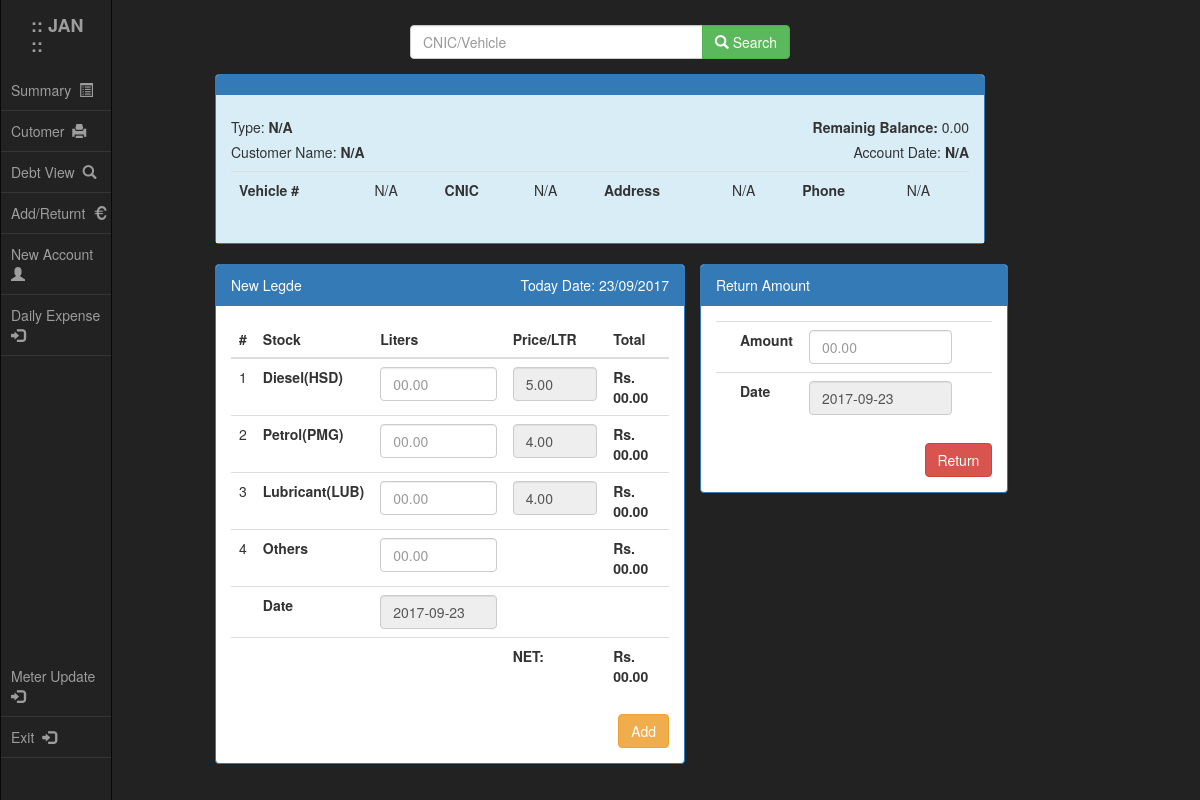
Before: /return.php (signed in) with the older database file.
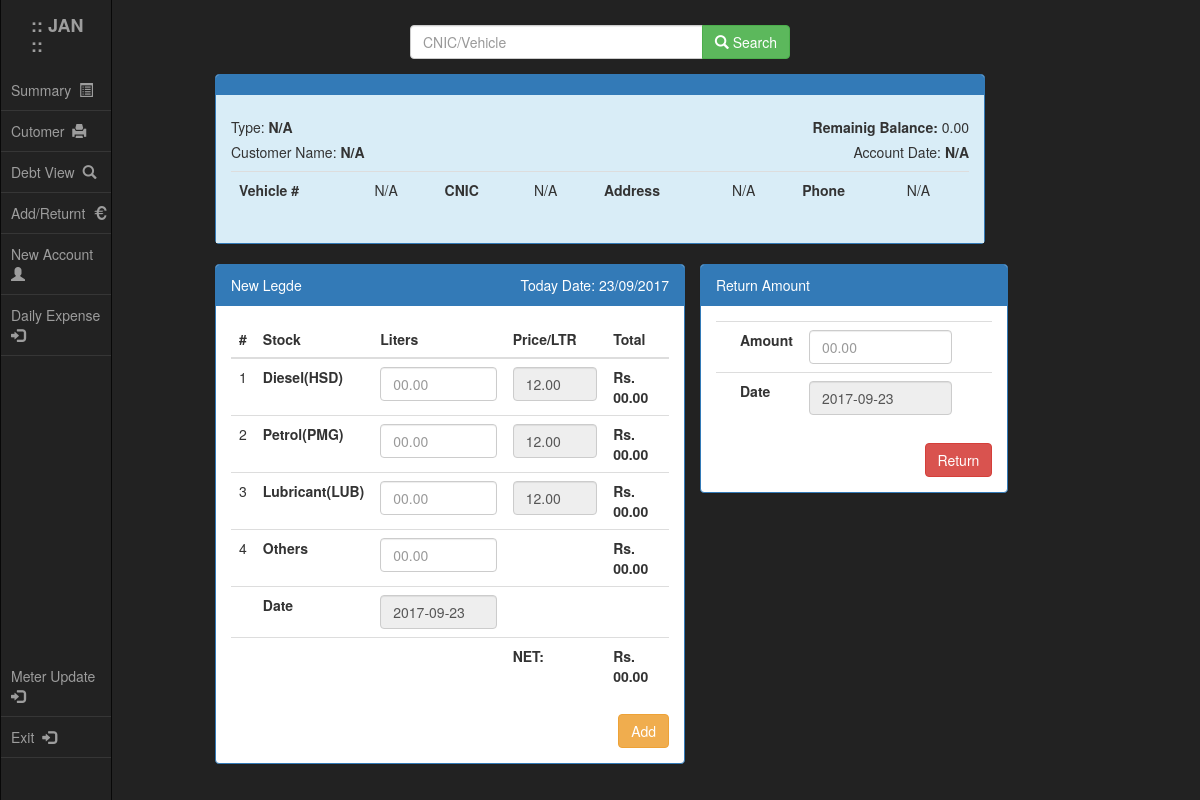
After: the same page with the newer database file.
### tables this page shows
CREATE TABLE `meter_state` (
  `HSD_PER_LTR_SALE` decimal(5,2) DEFAULT '0.00',
  `PMG_PER_LTR_SALE` decimal(5,2) DEFAULT '0.00',
  `LUB_PER_LTR_SALE` decimal(5,2) DEFAULT '0.00',
  `HSD_PER_LTR_PURC` decimal(5,2) DEFAULT '0.00',
  `PMG_PER_LTR_PURC` decimal(5,2) DEFAULT '0.00',
  `LUB_PER_LTR_PURC` decimal(5,2) DEFAULT '0.00',
  `Remaining_HSD` decimal(8,2) DEFAULT '0.00',
  `Remaining_PMG` decimal(8,2) DEFAULT '0.00',
  `Remaining_LUB` decimal(8,2) DEFAULT '0.00'
);

### script/get_customer_info.php (called while the page is built, shortened)
<?php
require_once dirname(__FILE__)."/function_inc.php";
  $query = "SELECT * FROM `meter_state` " ;
  if ($queryResult = mysqli_query($conn,$query)){
    if (mysqli_num_rows($queryResult) > 0){
      $row = mysqli_fetch_assoc($queryResult) ;
      $HSD_Rate = $row['HSD_PER_LTR_SALE'];
      $PMG_Rate = $row['PMG_PER_LTR_SALE'];
      $LUB_Rate = $row['LUB_PER_LTR_SALE'];
    }
    else{
      $ErrorMsg = "Meter status not found" ;
      $color = "#fcff23" ;
    }
  }
  else{
    die( "<b>Sorry:</b> Software problem (Contact with Teachnition) " . mysqli_error($conn) );
  }
?>

### return.php (the view, shortened to what the changed rows need)
<?php
require_once dirname(__FILE__)."/script/get_customer_info.php";
?>
<!DOCTYPE html>
<html lang="en">
<head>
  <?php require_once "./header.php"; ?>
</head>
<body style="background-color:#222222">
<div class="container-fluid">
  <div class="row">
   	<div class="col-md-offset-2 col-md-8">
      <div class="panel-group">
        <div class="panel panel-primary">
          <div class="panel-body bg-info">
            <table class="table table-hover" style="background-color: while;">
              <tbody>
                <tr>
                  <th>Vehicle #</th>
                  <th>CNIC</th>
                  <th>Address</th>
                  <th>Phone</th>
                </tr>
              </tbody>
            </table>
          </div>
        </div>
      </div>
    </div>
    <div class="col-md-offset-2 col-md-10">
      <div class="col-md-6" style="padding-left: 0px;">
        <form class="form-horizontal" action="./script/history.php" method="POST" autocomplete="off">
          <div class="panel panel-primary">
            <div class="panel-body">
              <div class="table-responsive">
                <table class="table table-hover">
                <thead>
                  <tr>
                    <th>#</th>
                    <th>Stock</th>
                    <th>Liters</th>
                    <th>Price/LTR</th>
                    <th>Total</th>
                  </tr>
                </thead>
                <tbody>
                  <tr>
                    <td><input class="form-control" type="number" id="HSD_PER_LTR" name="HSD_PER_LTR" value="<?php echo $HSD_Rate ;?>" placeholder="02.00" min="0" step="0.01" max="999.99" onKeyPress="if(this.value.length==6) return false;" readonly></td>
                  </tr>
                  <tr>
                    <td><input class="form-control" type="number" id="PMG_PER_LTR" name="PMG_PER_LTR" value="<?php echo $PMG_Rate ;?>" placeholder="02.00" min="0" step="0.01" max="999.99" onKeyPress="if(this.value.length==6) return false;" readonly></td>
                  </tr>
                  <tr>
                    <td><input class="form-control" type="number" id="LUB_PER_LTR" name="LUB_PER_LTR" value="<?php echo $LUB_Rate ;?>" placeholder="02.00" min="0" step="0.01" max="999.99" onKeyPress="if(this.value.length==6) return false;" readonly></td>
                  </tr>
                </tbody>
                </table>
              </div>
            </div>
          </div>
        </form>
      </div>
    </div>
  </div>
</div>
</body>
</html>

Changed rows visible on the page:
removed meter_state: HSD_PER_LTR "5.00", PMG_PER_LTR "4.00", LUB_PER_LTR "4.00"
added meter_state: HSD_PER_LTR "12.00", PMG_PER_LTR "12.00", LUB_PER_LTR "12.00"
